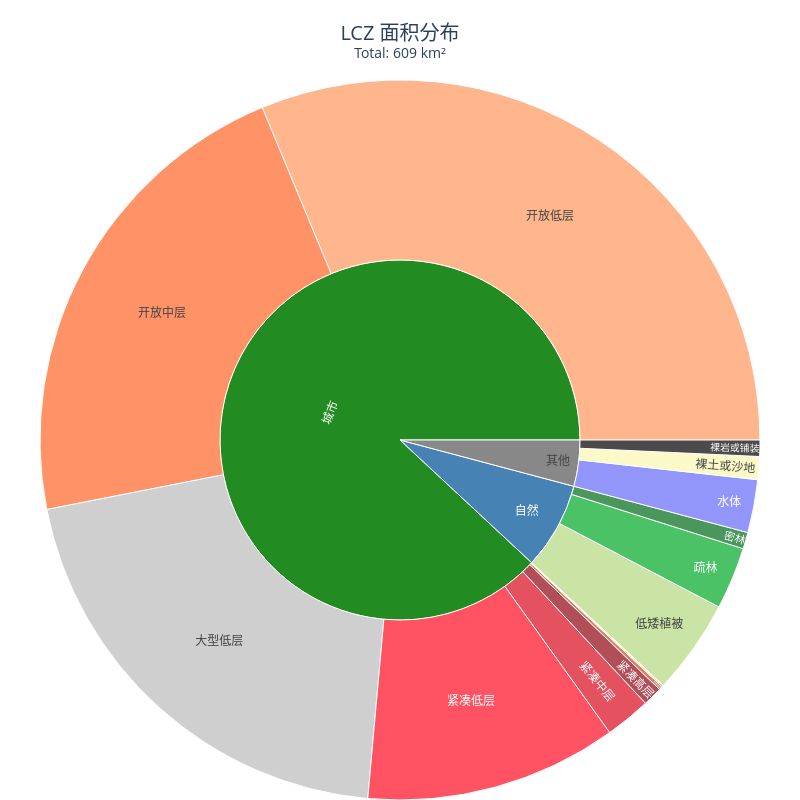

Notebook source saved alongside this figure:
### Markdown cell above
## 6 — lcz_cal_area

### Code cell
# Bar chart (default)
area = lcz_cal_area(map_path, plot_type="sunburst", isave=True, lang = "zh")
print(area.df)
area.fig.show()

### Figure 1 — Plotly figure (JSON) as saved in the notebook; plotly's stock layout.template omitted (floating-point values rounded to 4 significant figures)
{"data": [{"branchvalues": "total", "hovertemplate": "<b>%{label}</b><br>Area: %{value:.2f} km²<extra></extra>", "labels": ["其他", "城市", "自然", "紧凑高层", "紧凑中层", "紧凑低层", "开放高层", "开放中层", "开放低层", "大型低层", "稀疏建筑", "重工业", "密林", "疏林", "低矮植被", "裸岩或铺装", "裸土或沙地", "水体"], "marker": {"colors": ["#888888", "#228B22", "#4682B4", "#910613", "#D9081C", "#FF0A22", "#C54F1E", "#FF6628", "#FF985E", "#BBBBBB", "#FFCBAB", "#565656", "#006A18", "#00A926", "#B5DA7F", "#000000", "#FCF7B1", "#656BFA"]}, "parents": ["", "", "", "城市", "城市", "城市", "城市", "城市", "城市", "城市", "城市", "城市", "自然", "自然", "自然", "其他", "其他", "其他"], "type": "sunburst", "values": [25.22, 536.3, 47.49, 5.3, 12.46, 68.99, 0.99, 133.0, 190.3, 124.7, 0.41, 0.09, 4.52, 16.99, 25.98, 4.45, 6.28, 14.49]}], "layout": {"height": 800, "margin": {"b": 0, "l": 0, "r": 0, "t": 80}, "title": {"font": {"size": 20}, "text": "LCZ 面积分布<br><sup>Total: 609 km²</sup>", "x": 0.5, "xanchor": "center"}, "width": 800}}
